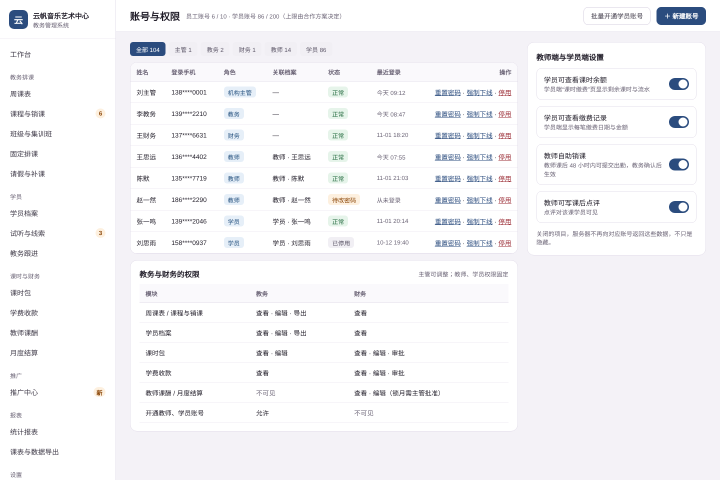
#> input picture dev/ui-components/reference/Accounts.png, 1440 x 960 px, given in place of LoginDesktop.png, which was not available (shown at 1/2 size)
$ python ui-stageb-compare.py
#> lines starting #> are read from the running program, lines starting #| are printed output that depends on the picture
from pathlib import Path
from PIL import Image,ImageDraw,ImageFont
import json
r=Path(__file__).resolve().parent.parent;s=r/'work/screenshots/stage10b';ref=r/'dev/ui-components/reference';font=ImageFont.truetype('/System/Library/Fonts/STHeiti Light.ttc',20);rows=[]
for key,board in [('login','LoginDesktop'),('side','StaffSide'),('home','Home'),('week','Week'),('students','Students'),('student-detail','Students')]:
 for width in [1440,390]:
  name='LoginMobile' if key=='login' and width==390 else board
  a=Image.open(ref/(name+'.png')).convert('RGB');b=Image.open(s/f'{key}-{width}.png').convert('RGB');out=Image.new('RGB',(a.width+b.width+24,max(a.height,b.height)+60),'#f4f2f7');out.paste(a,(0,60));out.paste(b,(a.width+24,60));draw=ImageDraw.Draw(out);draw.text((12,15),'原始参照 '+name+'（1:1）',font=font,fill='#1e1a26');draw.text((a.width+36,15),f'实际 {width}px · '+key,font=font,fill='#1e1a26');dest=f'compare-{key}-{width}.png';out.save(s/dest);rows.append({'file':dest,'reference':name+'.png','actual':f'{key}-{width}.png','note':'参照和截图均不重绘、不缩放；除登录外无对应390手机画板，按同一组件自适应；详情抽屉以Students及A规范为依据。'})
#> further down, a is the input picture: PIL image 1440x960 RGB; mean R, G, B 245.2, 244.8, 247.1
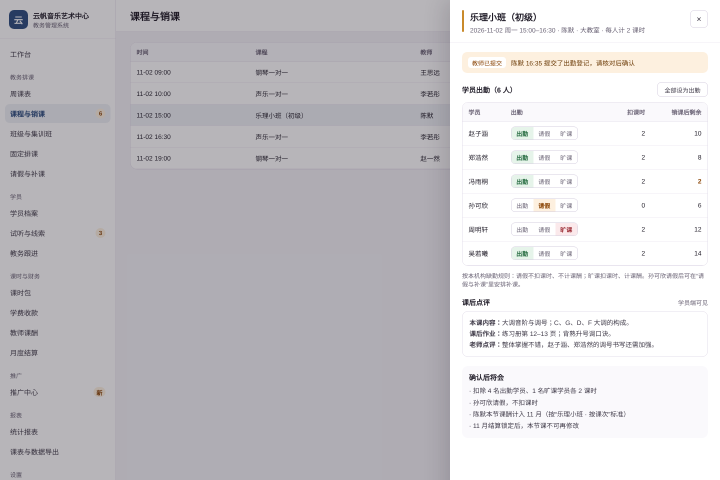
#> input picture dev/ui-components/reference/Checkin.png, 1440 x 960 px, given in place of login-1440.png, which was not available (shown at 1/2 size)
#> further down, b is the input picture: PIL image 1440x960 RGB; mean R, G, B 202.9, 201.2, 204.9
#> after `out = Image.new('RGB', (a.width + b.width + 24, max(a.height, b.height`:
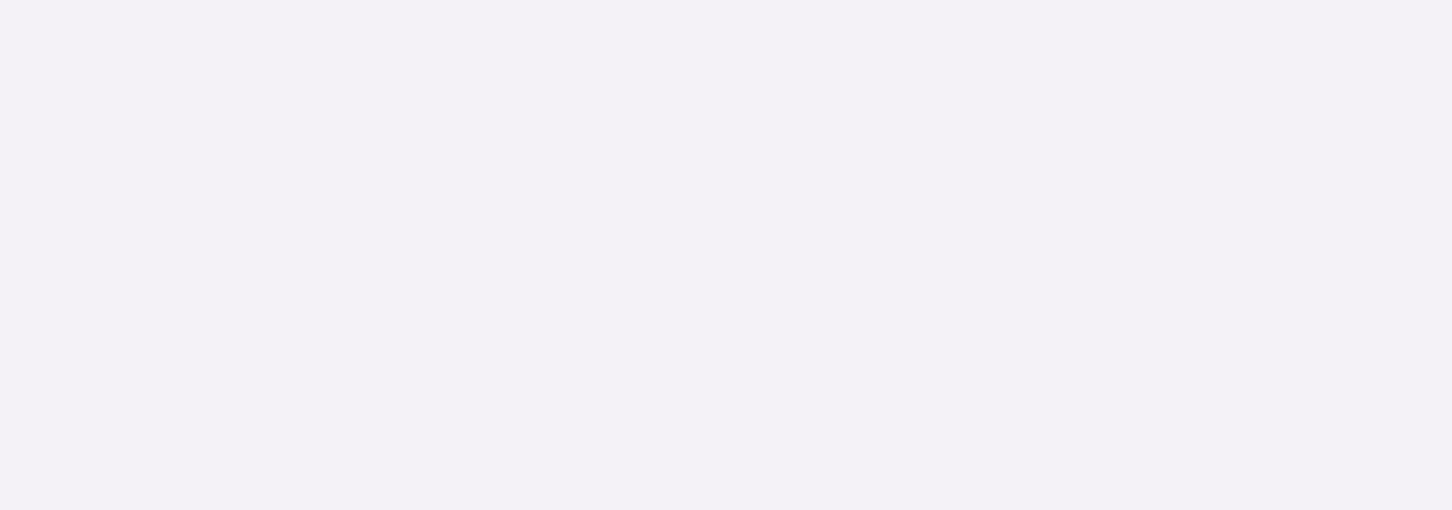
#> out: PIL image 2904x1020 RGB (shown at 1/2 size); mean R, G, B 244, 242, 247
#> after `out.paste(a, (0, 60))`:
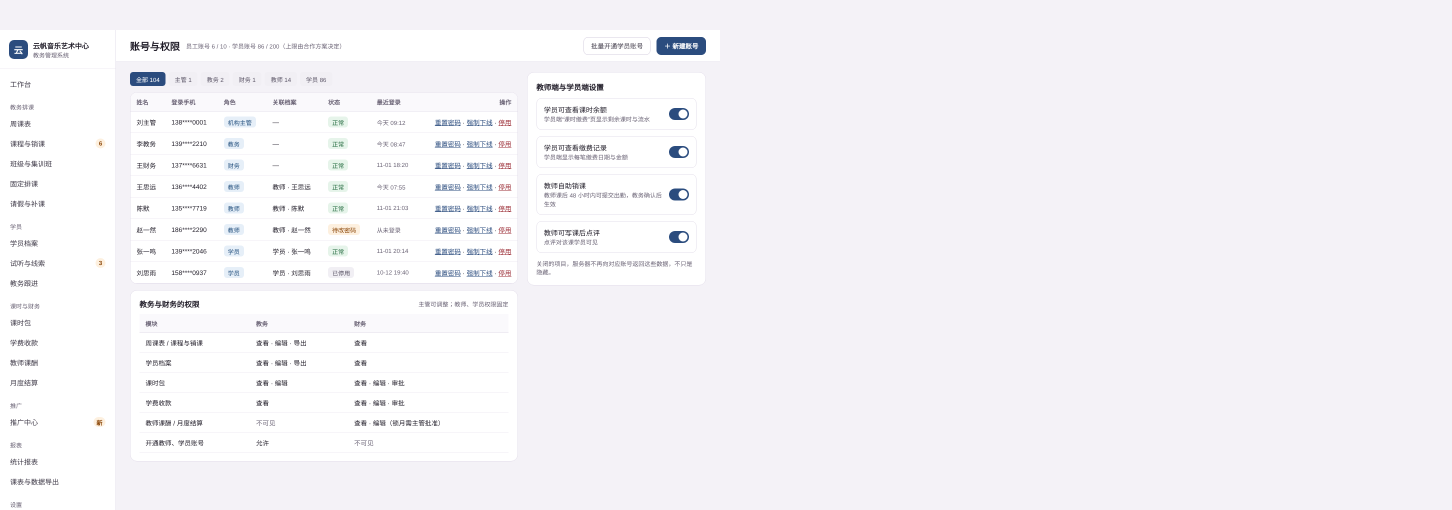
#> out: PIL image 2904x1020 RGB (shown at 1/2 size); mean R, G, B 244.6, 243.3, 247.1
#> after `out.paste(b, (a.width + 24, 60))`:
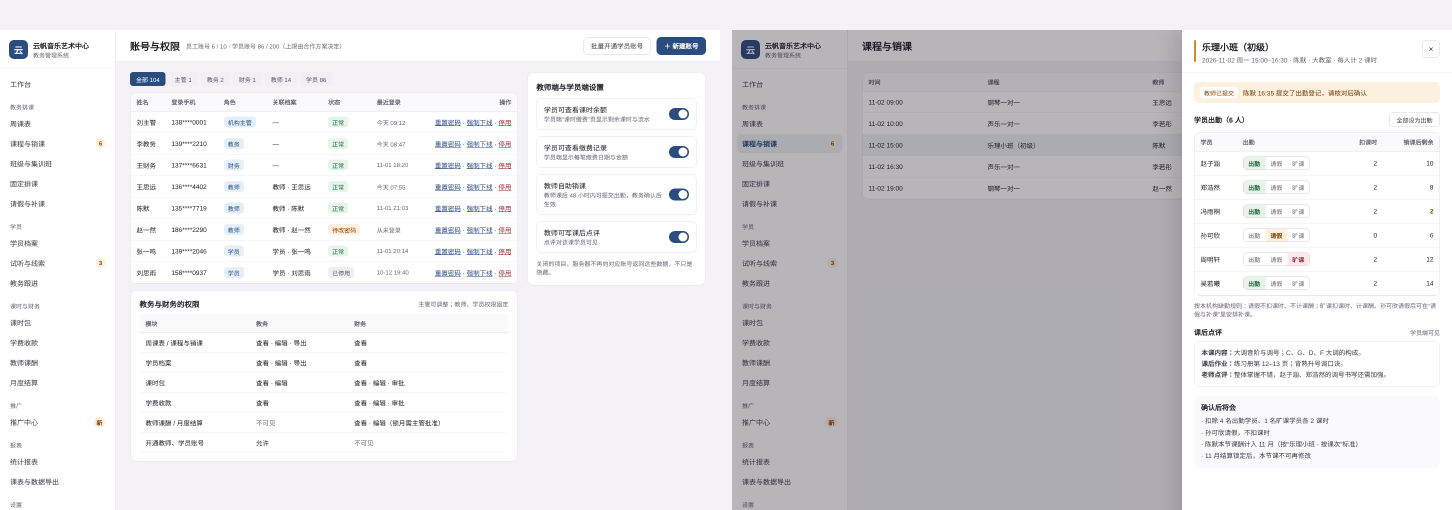
#> out: PIL image 2904x1020 RGB (shown at 1/2 size); mean R, G, B 225.4, 224.2, 227.4
#> after `a = Image.open(ref / (name + '.png')).convert('RGB')`:
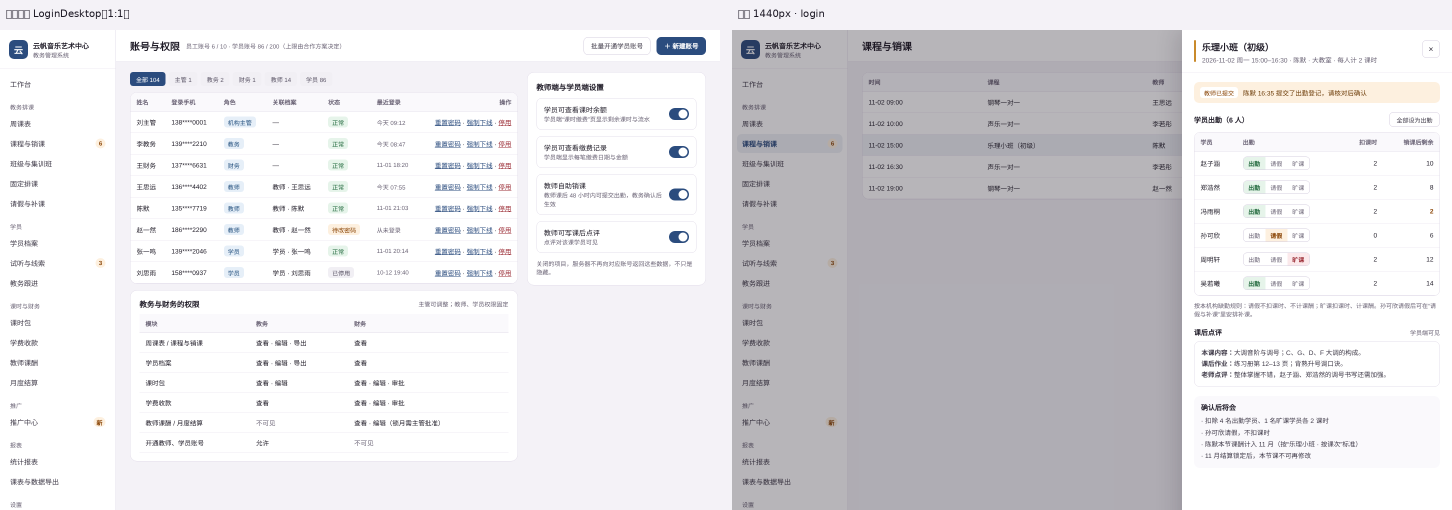
#> saved as compare-login-1440.png: PIL image 2904x1020 RGB (shown at 1/2 size); mean R, G, B 225.2, 224.1, 227.3
#> (the run stopped early here; a loop or call above may not have finished)
